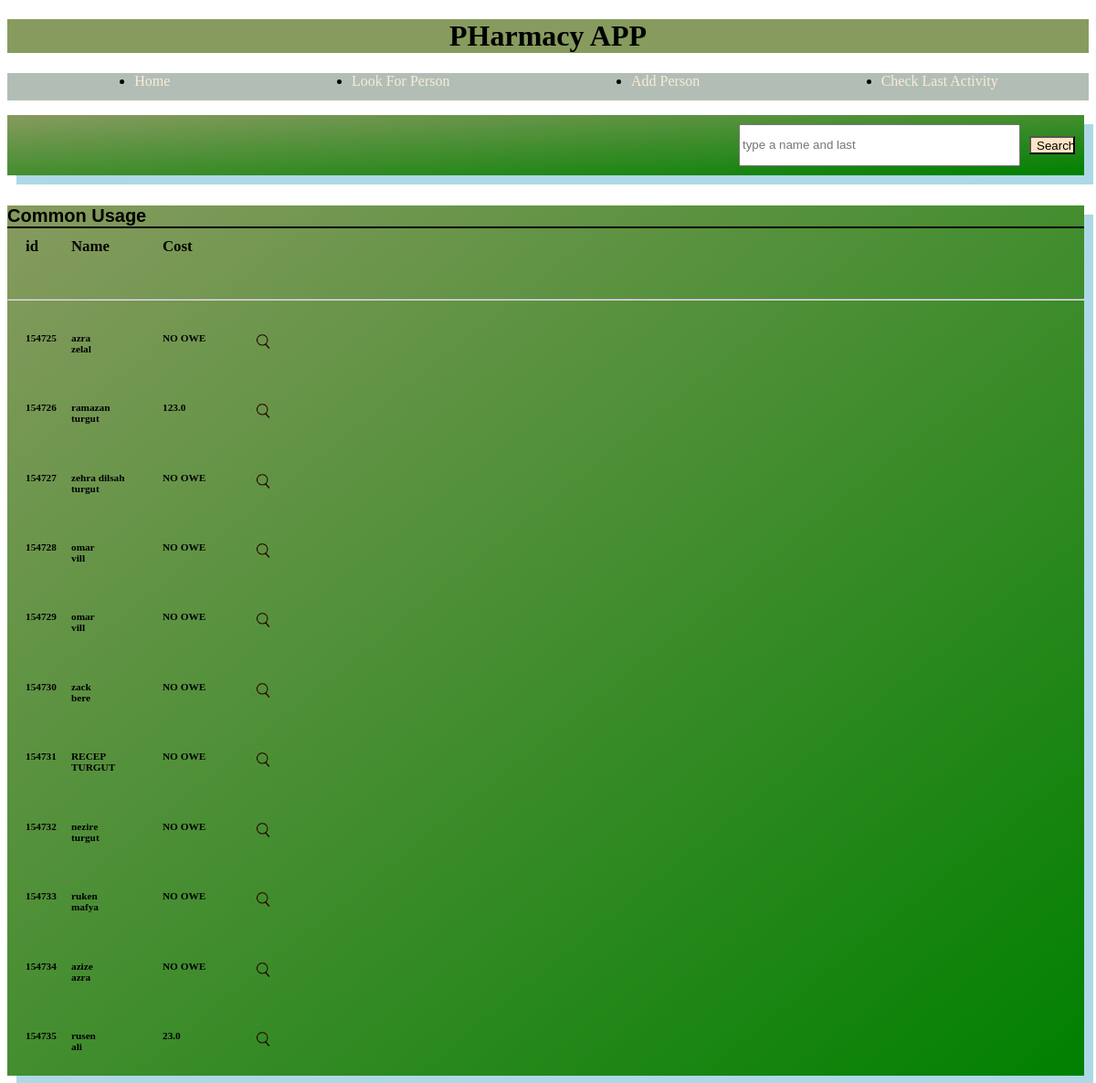
The app's page /search_person/ with its own data.
### base/models.py (models this page shows, shortened)
class Customer(models.Model):
    user = models.OneToOneField(User,on_delete=models.CASCADE,blank=True,null=True)
    name = models.CharField(max_length=200,blank=True,null=True)
    last = models.CharField(max_length=200,blank=True,null=True)
    is_parent = models.BooleanField(default=False, blank=True,null=True)
    password = models.IntegerField(blank=True,null=True)
    phone = models.BigIntegerField(blank=True,null=True)
    parent=models.ForeignKey('self', on_delete=models.CASCADE,blank=True,null=True)
    @property
    def total_owe(self):
        order_list = list(self.order_set.all())
        children = list(self.customer_set.all())
        total_unpaid= 0
        total_paid= 0
        for single_order in list(self.order_set.all()):
            if not single_order.is_paid:
                total_unpaid += float(single_order.price)
            elif single_order.is_paid:
                total_paid += float(single_order.price)
        for child in children:
            order_list += list(child.order_set.all())
            for single_order in list(child.order_set.all()):
                if not single_order.is_paid:
                    total_unpaid += float(single_order.price)
                elif single_order.is_paid:
                    total_paid += float(single_order.price)
        return (total_unpaid,total_paid)

class Order(models.Model):
    payment_method_list = [("CASH","CASH"),("CARD","CARD")]
    customer = models.ForeignKey(Customer,on_delete=models.CASCADE,null=True,blank=True,)
    who_paid = models.ForeignKey(Customer,on_delete=models.CASCADE,null=True,blank=True, related_name='%(class)s_requests_created')
    date_created = models.DateTimeField(blank=True,null=True)
    payment_method = models.CharField(choices=payment_method_list,max_length=4,default="CASH",blank=True,null=True)
    date_paid = models.DateTimeField(blank=True,null=True)
    is_paid = models.BooleanField(default=False, blank=True,null=True)
    customer_total_when_paid = models.DecimalField(max_digits=5,decimal_places=2,null=True,blank=True)
    customer_total_when_created = models.DecimalField(max_digits=5,decimal_places=2,null=True,blank=True)
    description = models.TextField(blank=True,null=True)
    price = models.DecimalField(max_digits=5,decimal_places=2,null=True,blank=True)

### base/views2.py (the view, shortened to what this page needs)
# urls.py: path("search_person/", views2.search_person, name="search_person_api"),
def search_person(request):
    customers = Customer.objects.all()
    context = {
        "customers": customers
    }
    return render(request, 'base/search_person.html', context)

### base/templates/base/search_person.html (shortened to what this page needs)
{% extends 'base/base.html' %}
{% load static %}
{% block content %}
    <main>
        <form action="/search_person/" method="POST" class="last-five search-form common-usage">
            <input  class="input-text" type="text" id="search" name="search" placeholder="type a name and last">
            <input class="search-button-person edit-button" type="submit" value="Search">
        </form>
          <section class="customer-list common-usage">
            <h5 class="section-title">Common Usage </h5>
            <div class="person-nav">
                <h6>id</h6>
                <h6>Name</h6>
                <h6>Cost</h6>
            </div>
            <hr>
            {% for customer in customers %}
            <div class="last-person">
                <h6><span>{{customer.id}}</span></h6>
                <h6>{{customer.name}}<br> {{customer.last}} </h6>
                {% if customer.total_owe.0 == 0 %}
                    <h6 class="person-price">NO OWE</h6>
                    {% elif customer.total_owe.0 != 0%}
                        <h6 class="person-price">{{customer.total_owe.0}}</h6>
                {% endif %}
                <h6>
                    <a class="search-button" href="{%url 'person' customer.id%}">
                        <img src="{% static 'images/search.png' %}"  alt="search button">
                        </a>
                </h6>
            </div>
            {% endfor %}
        </section>
    </main>
{% endblock %}

### static/css/index.css (style rules this page uses)
.person-nav { font-weight:bold; font-size: 20px; display: grid; padding-left: 20px; grid-template-columns: 50px 100px 100px 40px auto; }
.person-nav h6 { margin-top:10px; margin-right:2px ; }
.last-person { display: grid; position: relative; padding-left: 20px; padding-right: 10px; grid-template-columns: 50px 100px 100px 40px auto; }
.edit-button { width: 50px; height: 20px; background-color: bisque; }
.search-button img { width: 20px; height: 20px; }
.search-form { margin-bottom: 10px; display:flex; align-items: center; justify-content: flex-end; padding-top: 10px; padding-bottom: 10px; }
.input-text { height: 40px; width: 300px; }
.search-button-person { margin-left: 10px; margin-right:10px ; }
.most-recent, .common-usage, .past-due { background-image: linear-gradient(to bottom right, #879B5F, green); box-shadow: 10px 10px lightblue; }
.section-title { margin-bottom: auto; font-family: 'Franklin Gothic Medium', 'Arial Narrow', Arial, sans-serif; text-shadow: 2px grey; font-size: 20px; border-bottom:2px solid black ; }
.common-usage { margin-right: 20px; }
@media screen and (min-width:1100px) { .most-recent, .common-usage, .past-due { flex: 1; margin-right: 5px; } }
@media screen and (min-width:1100px) { .person-nav h6 { font-size: 1.4vw; } }
@media screen and (min-width:1100px) { .last-person { font-size: 1.4vw; } }

### records on screen
Customer: id "154725", name "azra", last "zelal", shows "NO OWE"
Customer: id "154726", name "ramazan", last "turgut", total_owe.0 "123.0"
Customer: id "154727", name "zehra dilsah", last "turgut", shows "NO OWE"
Customer: id "154728", name "omar", last "vill", shows "NO OWE"
Customer: id "154729", name "omar", last "vill", shows "NO OWE"
Customer: id "154730", name "zack", last "bere", shows "NO OWE"
Customer: id "154731", name "RECEP", last "TURGUT", shows "NO OWE"
Customer: id "154732", name "nezire", last "turgut", shows "NO OWE"
Customer: id "154733", name "ruken", last "mafya", shows "NO OWE"
Customer: id "154734", name "azize", last "azra", shows "NO OWE"
Customer: id "154735", name "rusen", last "ali", total_owe.0 "23.0"
